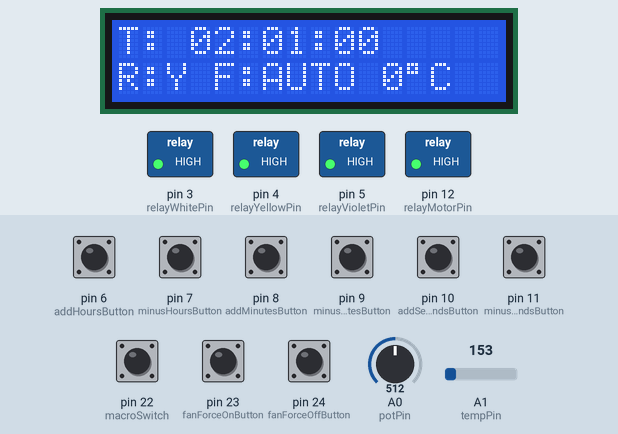
The sketch below on a simulated Arduino Mega 2560, built with avr-gcc and run on an emulated ATmega2560. Shown: 16×2 character LCD, switched loads named in the sketch (green lamp = pin HIGH). Inputs (shaded band) come from the test bench; at power-on: pin 6 (addHoursButton), pin 7 (minusHoursButton), pin 8 (addMinutesButton), pin 9 (minusMinutesButton), pin 10 (addSecondsButton), pin 11 (minusSecondsButton), pin 22 (macroSwitch), pin 23 (fanForceOnButton), pin 24 (fanForceOffButton) HIGH, A0 (potPin) = 512, A1 (tempPin) = 153.

Above: at 2.3 s.
2.4 s: A0 (potPin) set to 668
3.9 s: A0 (potPin) set to 697
At 5.0 s:
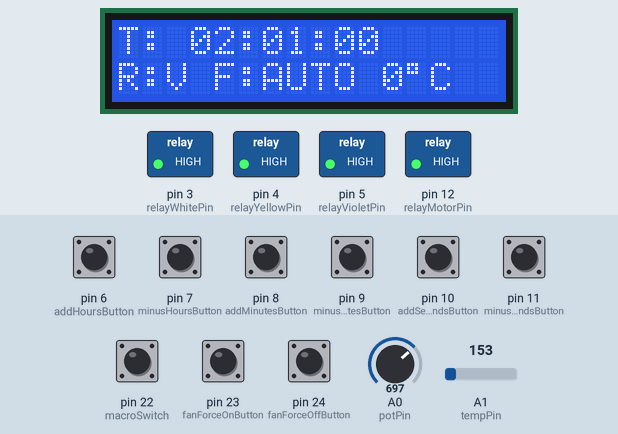
5.4 s: A0 (potPin) set to 306
At 6.3 s:
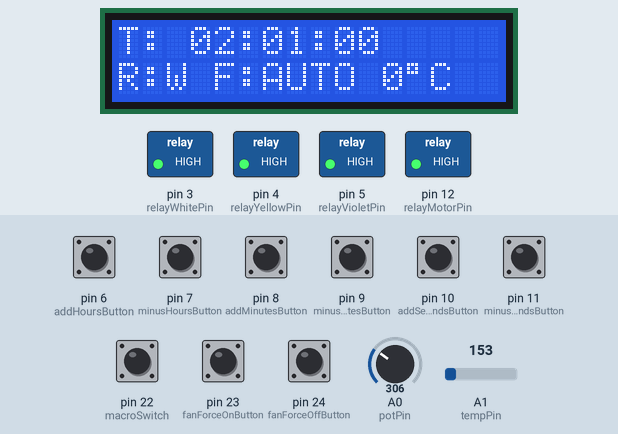
6.9 s: pin 22 (macroSwitch) pulled LOW for 0.15 s
At 8.0 s:
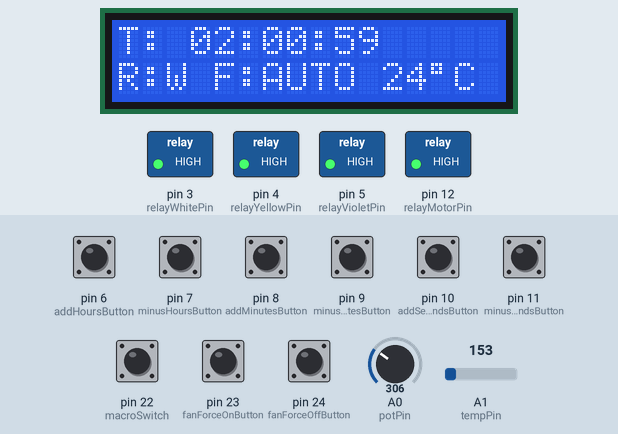
8.5 s: pin 6 (addHoursButton) pulled LOW for 1 s
At 9.8 s:
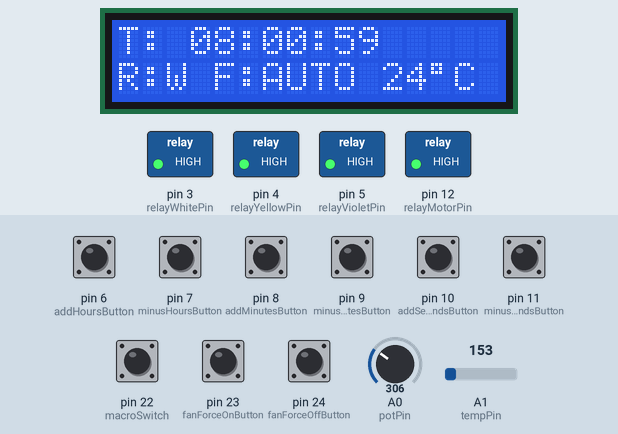
11.0 s: pin 8 (addMinutesButton) pulled LOW for 0.15 s
At 11.9 s:
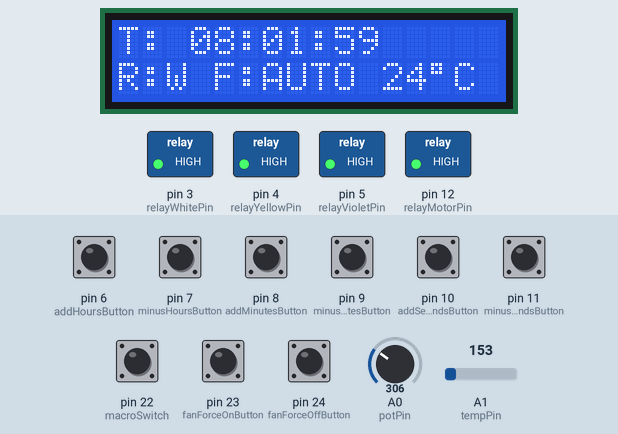
Timing chart, 0 to 13.6 s (numbered marks = the images above; inputs shaded):
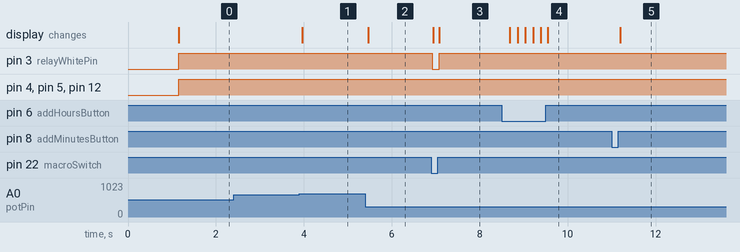

Measured:
- the behaviour switches between 681 and 682 on A0 (potPin) (found by bisection; images 0 and 1)
- after the input at 2.4 s, every drawn part: stays the same
- after the input at 3.9 s, the display: changes after 0.06 s (image 1)
- after the input at 5.4 s, the display: changes after 0.06 s (image 2)
- after the input at 6.9 s, pin 3 (relayWhitePin): HIGH → LOW at once, → HIGH 0.16 s later; the display: first changes at once (image 3 shows a later state)
- after the input at 8.5 s, the display: first changes after 0.18 s (image 4 shows a later state)
- after the input at 11.0 s, the display: changes after 0.20 s (image 5)

The sketch:

Uv.ino
```cpp
#include <Wire.h>
#include <LiquidCrystal_I2C.h>

LiquidCrystal_I2C lcd(0x27, 16, 2); // LCD 16x2

// Relay pins
const int relayWhitePin  = 3;
const int relayYellowPin = 4;
const int relayVioletPin = 5;
const int relayMotorPin  = 12; // Fan relay

// Potentiometer for relay selection
const int potPin = A0;

// TMP36 Temperature Sensor
const int tempPin = A1;
float temperatureC = 0;
const float tempThreshold = 100.0; // AUTO FAN threshold

// Main system switch
const int macroSwitch = 22;

// Fan mode buttons
const int fanForceOnButton  = 23; // always ON
const int fanForceOffButton = 24; // always OFF

// Fan mode states
int fanMode = 0;
// 0 = AUTO (default)
// 1 = FORCE ON
// 2 = FORCE OFF

// Timer buttons
const int addHoursButton   = 6;
const int minusHoursButton = 7;
const int addMinutesButton = 8;
const int minusMinutesButton = 9;
const int addSecondsButton = 10;
const int minusSecondsButton = 11;

// Timer variables
unsigned long previousMillis = 0;
int hours = 2;
int minutes = 1;
int seconds = 0;

// Relay selector
int activeZone = -1;
const int zoneSize = 1024 / 3;
int selectedRelay = relayWhitePin;

// Debounce for fan buttons
unsigned long lastFanPress = 0;
const int fanDebounce = 200;

// -------------------------------------------------------
// SETUP
// -------------------------------------------------------
void setup() {
  lcd.init();
  lcd.backlight();
  lcd.setCursor(0, 0);
  lcd.print("Welcome to UV");
  delay(1000);
  lcd.clear();

  // Relay outputs
  pinMode(relayWhitePin, OUTPUT);
  pinMode(relayYellowPin, OUTPUT);
  pinMode(relayVioletPin, OUTPUT);
  pinMode(relayMotorPin, OUTPUT);

  // Switches
  pinMode(macroSwitch, INPUT_PULLUP);
  pinMode(fanForceOnButton, INPUT_PULLUP);
  pinMode(fanForceOffButton, INPUT_PULLUP);

  // Timer buttons
  pinMode(addHoursButton, INPUT_PULLUP);
  pinMode(minusHoursButton, INPUT_PULLUP);
  pinMode(addMinutesButton, INPUT_PULLUP);
  pinMode(minusMinutesButton, INPUT_PULLUP);
  pinMode(addSecondsButton, INPUT_PULLUP);
  pinMode(minusSecondsButton, INPUT_PULLUP);

  displayTime();
}

// -------------------------------------------------------
// MAIN LOOP
// -------------------------------------------------------
void loop() {
  int switchState = digitalRead(macroSwitch);

  // Update relay selector
  selectRelay();

  if (switchState == HIGH) {
    // SETUP MODE
    fanMode = 0; // reset fan to AUTO when in setup mode

    handleButtons();
    displayTime();

    // turn OFF everything in setup
    digitalWrite(relayWhitePin, HIGH);
    digitalWrite(relayYellowPin, HIGH);
    digitalWrite(relayVioletPin, HIGH);
    digitalWrite(relayMotorPin, HIGH);
  }
  else {
    // RUN MODE
    runTimer();
    readTemperature();
    updateFanMode();
    controlFan();
  }
}

// -------------------------------------------------------
// FAN MODE CONTROL (AUTO / FORCE ON / FORCE OFF)
// -------------------------------------------------------
void updateFanMode() {
  if (digitalRead(fanForceOnButton) == LOW && millis() - lastFanPress > fanDebounce) {
    fanMode = 1;
    lastFanPress = millis();
  }

  if (digitalRead(fanForceOffButton) == LOW && millis() - lastFanPress > fanDebounce) {
    fanMode = 2;
    lastFanPress = millis();
  }
}

void controlFan() {
  if (fanMode == 1) {
    // FORCE ON
    digitalWrite(relayMotorPin, LOW);
  }
  else if (fanMode == 2) {
    // FORCE OFF
    digitalWrite(relayMotorPin, HIGH);
  }
  else {
    // AUTO MODE (temperature)
    if (temperatureC >= tempThreshold)
      digitalWrite(relayMotorPin, LOW);
    else
      digitalWrite(relayMotorPin, HIGH);
  }
}

// -------------------------------------------------------
// TIMER BUTTON HANDLING
// -------------------------------------------------------
void handleButtons() {
  if (digitalRead(addHoursButton) == LOW) { hours++; delay(150); }
  if (digitalRead(minusHoursButton) == LOW && hours > 0) { hours--; delay(150); }

  if (digitalRead(addMinutesButton) == LOW) {
    minutes++;
    if (minutes >= 60) { minutes = 0; hours++; }
    delay(150);
  }
  if (digitalRead(minusMinutesButton) == LOW && minutes > 0) { minutes--; delay(150); }

  if (digitalRead(addSecondsButton) == LOW) {
    seconds++;
    if (seconds >= 60) { seconds = 0; minutes++; }
    delay(150);
  }
  if (digitalRead(minusSecondsButton) == LOW && seconds > 0) { seconds--; delay(150); }
}

// -------------------------------------------------------
// TIMER COUNTDOWN
// -------------------------------------------------------
void runTimer() {
  unsigned long currentMillis = millis();

  if (currentMillis - previousMillis >= 1000) {
    previousMillis = currentMillis;

    if (hours > 0 || minutes > 0 || seconds > 0) {
      if (seconds == 0) {
        seconds = 59;
        if (minutes == 0) {
          minutes = 59;
          if (hours > 0) hours--;
        } else {
          minutes--;
        }
      } else {
        seconds--;
      }

      digitalWrite(relayWhitePin, HIGH);
      digitalWrite(relayYellowPin, HIGH);
      digitalWrite(relayVioletPin, HIGH);
      digitalWrite(selectedRelay, LOW);

      displayTime();
    } else {
      lcd.clear();
      lcd.print("TIMER DONE!");
      digitalWrite(relayWhitePin, LOW);
      digitalWrite(relayYellowPin, LOW);
      digitalWrite(relayVioletPin, LOW);
    }
  }
}

// -------------------------------------------------------
// DISPLAY UPDATE
// -------------------------------------------------------
void displayTime() {
  lcd.setCursor(0,0);
  lcd.print("T: ");
  if (hours < 10) lcd.print("0");
  lcd.print(hours); lcd.print(":");
  if (minutes < 10) lcd.print("0");
  lcd.print(minutes); lcd.print(":");
  if (seconds < 10) lcd.print("0");
  lcd.print(seconds);

  lcd.setCursor(0,1);
  lcd.print("R:");
  if (selectedRelay == relayWhitePin) lcd.print("W ");
  else if (selectedRelay == relayYellowPin) lcd.print("Y ");
  else lcd.print("V ");

  lcd.print("F:");
  if (fanMode == 1) lcd.print("ON ");
  else if (fanMode == 2) lcd.print("OFF");
  else lcd.print("AUTO");

  lcd.print(" ");
  lcd.print((int)temperatureC);
  lcd.print((char)223);
  lcd.print("C");
}

// -------------------------------------------------------
// POTENTIOMETER RELAY SELECTOR
// -------------------------------------------------------
void selectRelay() {
  int potValue = analogRead(potPin);
  int zone = potValue / zoneSize;

  if (zone != activeZone) {
    activeZone = zone;
    if (zone == 0) selectedRelay = relayWhitePin;
    else if (zone == 1) selectedRelay = relayYellowPin;
    else selectedRelay = relayVioletPin;

    displayTime();
  }
}

// -------------------------------------------------------
// READ TEMPERATURE
// -------------------------------------------------------
void readTemperature() {
  int rawValue = analogRead(tempPin);
  float voltage = rawValue * 5.0 / 1024.0;
  temperatureC = (voltage - 0.5) * 100.0;
}
```
